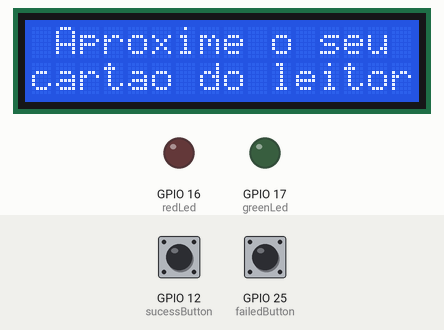
A sketch run on a simulated ESP32. Shown: 16×2 character LCD, output pins drawn as LEDs (lit = HIGH). The test bench sets the inputs (shaded band); at power-on: GPIO 12 (sucessButton) LOW, GPIO 25 (failedButton) LOW. Random numbers use the default seed unless the sketch sets one.

Above: at 1.2 s.
1.3 s: GPIO 12 (sucessButton) pulled HIGH for 3.2 s
At 2.7 s:
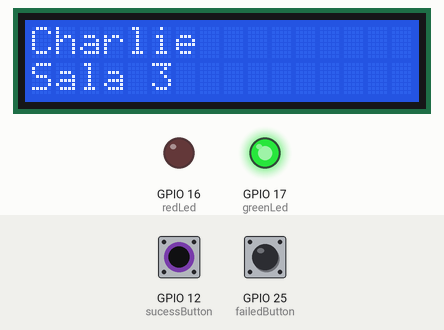
7.5 s: GPIO 25 (failedButton) pulled HIGH for 3.2 s
At 8.3 s:
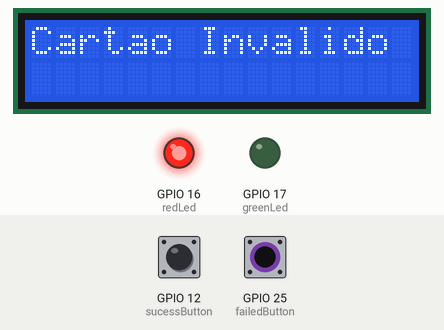
13.0 s: GPIO 12 (sucessButton) pulled HIGH for 0.15 s
At 14.0 s:
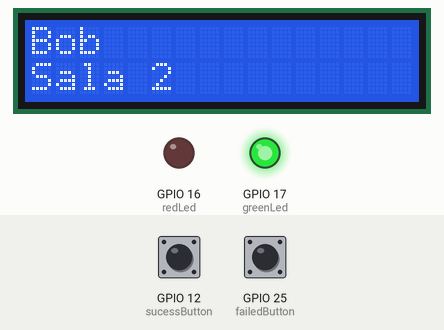
16.1 s: GPIO 12 (sucessButton) pulled HIGH for 3.2 s
At 17.5 s:
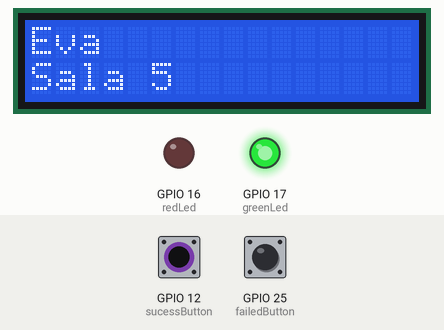
22.3 s: GPIO 12 (sucessButton) pulled HIGH for 1 s
At 23.5 s:
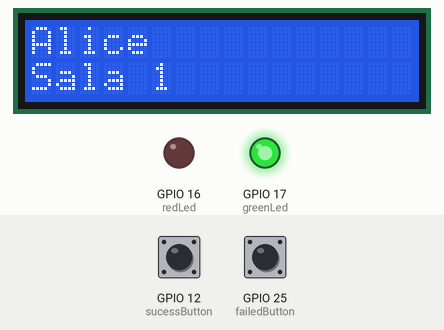
26.3 s: GPIO 12 (sucessButton) pulled HIGH for 3.2 s
At 30.3 s:
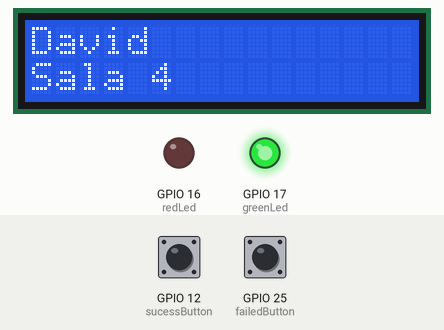
Timing chart, 0 to 33.5 s (numbered marks = the images above; inputs shaded):
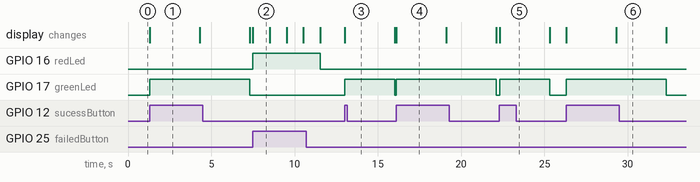

The sketch:

rfid-simulation.ino
```cpp
//Carrega a biblioteca LiquidCrystal
#include <LiquidCrystal.h>

//Define os pinos que serão utilizados para ligação ao display
LiquidCrystal lcd(5, 18, 4, 2, 19, 21);

int redLed = 16;
int greenLed = 17;
int sucessButton = 12;
int failedButton = 25;
// Definindo o tamanho máximo da lista de nomes
const int tamanhoMaximo = 5;
 // Criando um array de strings para armazenar os nomes
std::string nomes[tamanhoMaximo] = {"Alice", "Bob", "Charlie", "David", "Eva"};
std::string salas[tamanhoMaximo] = {"Sala 1", "Sala 2", "Sala 3", "Sala 4", "Sala 5"};
int indiceAleatorio;


void setup()
{
  //Define o número de colunas e linhas do LCD
  lcd.begin(16, 2);
  pinMode(sucessButton,INPUT);
  pinMode(failedButton,INPUT);
  pinMode(redLed,OUTPUT);
  pinMode(greenLed,OUTPUT);
  initialMessage();
}

void loop()
{
  if(digitalRead(sucessButton) == 1)
  {
    lcd.clear();
    // Gerando um índice aleatório
    indiceAleatorio = rand() % tamanhoMaximo;
    // lcd.print("Cartao validado");
    lcd.setCursor(0, 0);
    lcd.print(nomes[indiceAleatorio].c_str()); // Convertendo para const char*
    lcd.setCursor(0,1);
    lcd.print(salas[indiceAleatorio].c_str()); // Convertendo para const char*
    digitalWrite(greenLed,HIGH);
    delay(3000);
    initialMessage();
    digitalWrite(greenLed,LOW);
  }

  else if(digitalRead(failedButton) == 1)
  {
    lcd.clear();
    digitalWrite(redLed,HIGH);
    lcd.print("Cartao Invalido");
    delay(1000);
    initialMessage();
    digitalWrite(redLed,LOW);
  }
}

void initialMessage()
{
  lcd.clear();
  lcd.print(" Aproxime o seu");
  lcd.setCursor(0,1);
  lcd.print("cartao do leitor");
} 
```

Measured:
- after the input at 1.3 s, GPIO 17 (greenLed): LOW → HIGH at once, → LOW 6.0 s later; the display: changes at once (image 1)
- after the input at 7.5 s, GPIO 16 (redLed): LOW → HIGH at once, → LOW 4.0 s later; the display: changes at once (image 2)
- after the input at 13.0 s, GPIO 17 (greenLed): LOW → HIGH at once, → LOW 3.0 s later; the display: changes at once (image 3)
- after the input at 16.1 s, GPIO 17 (greenLed): LOW → HIGH at once, → LOW 6.0 s later; the display: changes at once (image 4)
- after the input at 22.3 s, GPIO 17 (greenLed): LOW → HIGH at once, → LOW 3.0 s later; the display: changes at once (image 5)
- after the input at 26.3 s, GPIO 17 (greenLed): LOW → HIGH at once, → LOW 6.0 s later; the display: first changes at once (image 6 shows a later state)
- what the display in image 1 shows lasts 3.0 s, from 1.3 s to 4.3 s
